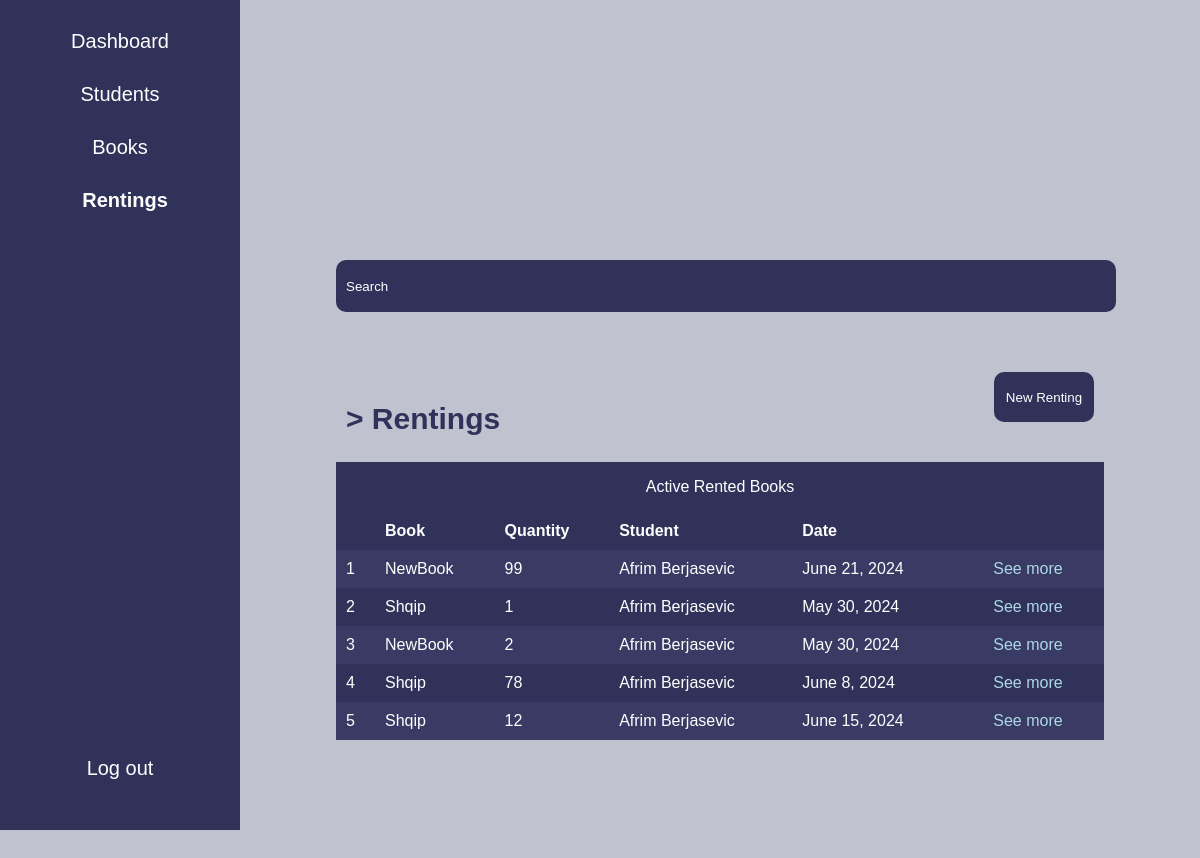
The app's page /rentings/ (signed in) with its own data.
### Rentings/models.py (models this page shows, shortened)
class Rentings(models.Model):
    book = models.ForeignKey(Book, on_delete=models.CASCADE)
    student = models.ForeignKey(Student, on_delete=models.CASCADE)
    date_rented = models.DateField()
    date_returned = models.DateField(null=True, blank=True)
    quantity=models.IntegerField(default=1)

### Books/models.py (models this page shows)
class Book(models.Model):
    name = models.CharField(max_length=100)
    author = models.CharField(max_length=100)
    category = models.CharField(max_length=50)
    location = models.CharField(max_length=100)
    quantity = models.IntegerField(default=0)
    registered_date = models.DateField(auto_now_add=True)
    def __str__(self):
        return self.name

### Students/models.py (models this page shows)
class Student(models.Model):
    first_name = models.CharField(max_length=50)
    last_name = models.CharField(max_length=50)
    birth_date = models.DateField()
    address = models.CharField(max_length=200)
    grade=models.IntegerField(default=1)
    phone = models.CharField(max_length=15)
    email = models.EmailField()
    def __str__(self):
        name=self.first_name+" "+self.last_name
        return name

### librarysystem/views.py (the view)
# urls.py: path('rentings/', login_required(views.rentings), name="rentings"),
def rentings(request):
    active_rentings = Rentings.objects.filter(date_returned__isnull=True)
    return render(request, 'librarysystem/rentings.html', {'active': active_rentings})

### librarysystem/templates/librarysystem/rentings.html (shortened to what this page needs)
<!DOCTYPE html>
<html lang="en">
<head>
    {% load static %}
    <link rel="stylesheet" type="text/css" href="{% static 'librarysystem/style.css' %}">
</head>
<body>
{% include 'librarysystem/navbar.html' %}
<div class="content">
    {% include 'librarysystem/searchbar.html' %}
    <div class="info">
        <div class="modelname" style="margin: 0;">
            <p>> Rentings</p>
        </div>
        <div class="theinfo">
             <a href="{% url 'add-renting' %}"><button>New Renting</button></a>
        </div>
    </div>
    <div class="thetable">
        <table id="rentalsTable">
            <p style="color: white;">Active Rented Books</p>
            <thead>
                <tr>
                    <th></th>
                    <th>Book</th>
                    <th>Quantity</th>
                    <th>Student</th>
                    <th>Date</th>
                    <th></th>
                </tr>
            </thead>
            <tbody>
                {% for renting in active %}
                <tr>
                    <td>{{ forloop.counter }}</td>
                    <td>{{ renting.book }}</td>
                    <td>{{renting.quantity}}</td>
                    <td>{{ renting.student }}</td>
                    <td>{{ renting.date_rented }}</td>
                    <td>{{renting.rented}}</td>
                    <td><a href="{% url 'renting_detail' renting.id %}">See more</a></td>
                </tr>
                {% endfor %}
            </tbody>
        </table>
    </div>
</div>
</body>
</html>

### librarysystem/static/style.css (style rules this page uses)
body { background-color: crimson; width: 100%; height: 100vh; }

### librarysystem/templates/librarysystem/rentings.html (style rules this page uses)
body { margin: 0; padding: 0; background-color: #C1C2CF; font-family: Arial, Helvetica, sans-serif; }
.content { padding-left: 20%; display: flex; flex-direction: column; justify-content: center; align-items: center; align-content: center; height: 100%; width: 80%; padding-top: 100px; padding-bottom: 100px; }
.info { width: 80%; display: flex; justify-content: space-between; align-items: center; margin-top: 50px; }
.modelname { width: 33%; height: 50px; padding: 10px; }
.modelname p { font-size: 30px; color: #31325A; text-align: left; font-weight: 600; }
.info .theinfo { width: 33%; height: 50px; padding: 10px; }
.theinfo { width: 100px; height: 50px; border-radius: 10px; display: flex; align-items: flex-end; justify-content: flex-end; margin-left: 30px; color: white; }
.theinfo a { width: 100px; height: 50px; }
.theinfo a button { width: 100px; height: 50px; cursor: pointer; border-radius: 10px; background-color: #31325A; margin-right: 50px; color: white; border: none; }
.thetable { width: 80%; display: flex; align-items: center; justify-content: center; margin-top: 30px; flex-direction: column; background-color: #31325A; }
.thetable table { width: 100%; background-color: #31325A; border-collapse: collapse; }
.thetable th, .thetable td { color: white; padding: 10px; text-align: left; }
.thetable th { background-color: #31325A; }
.thetable tr:nth-child(odd) { background-color: #3A3B64; }
.thetable a { color: #ADD8E6; text-decoration: none; }

### records on screen
Rentings: book "NewBook", quantity "99", student "Afrim Berjasevic", date_rented "June 21, 2024"
Rentings: book "Shqip", quantity "1", student "Afrim Berjasevic", date_rented "May 30, 2024"
Rentings: book "NewBook", quantity "2", student "Afrim Berjasevic", date_rented "May 30, 2024"
Rentings: book "Shqip", quantity "78", student "Afrim Berjasevic", date_rented "June 8, 2024"
Rentings: book "Shqip", quantity "12", student "Afrim Berjasevic", date_rented "June 15, 2024"
